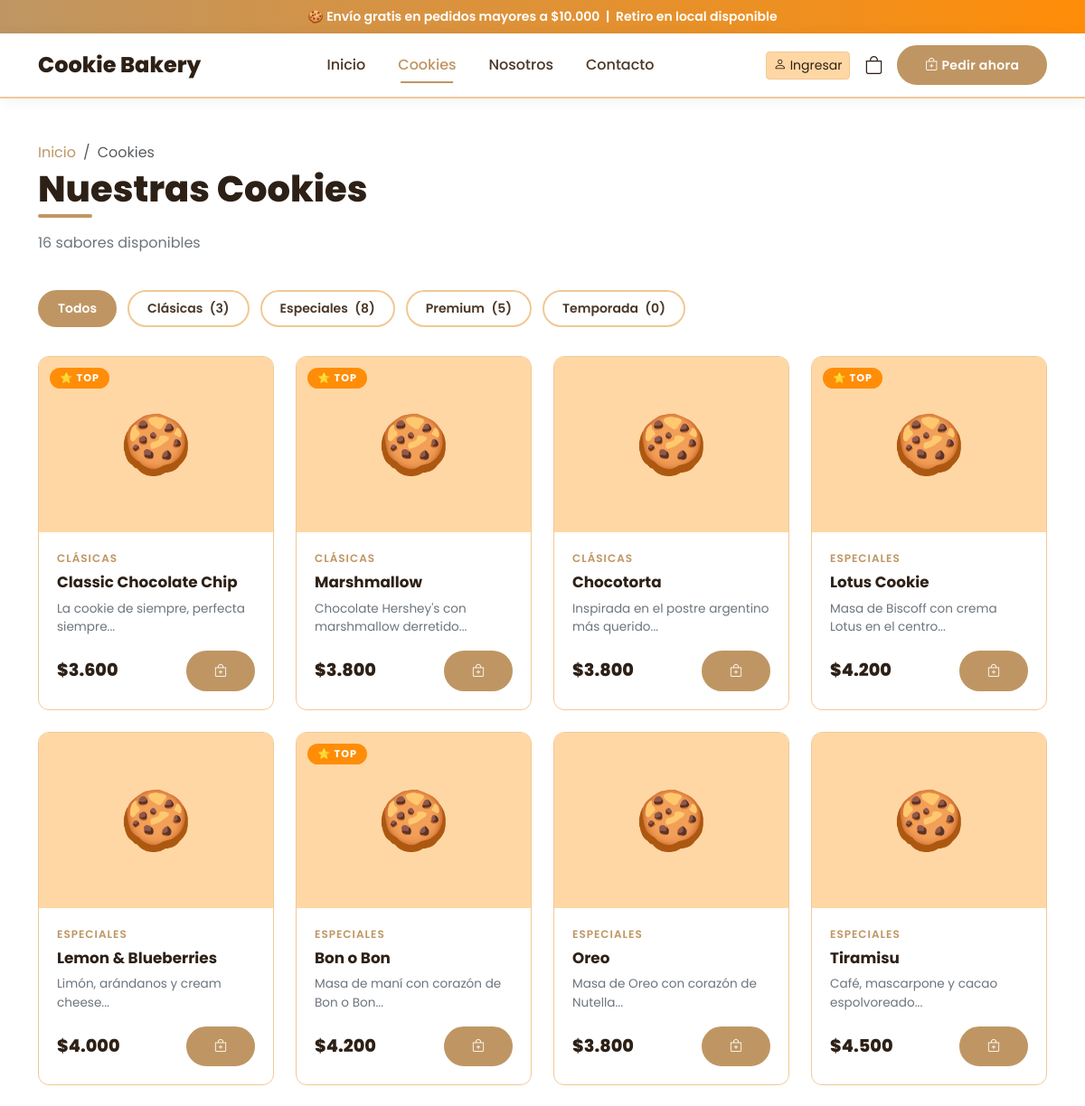
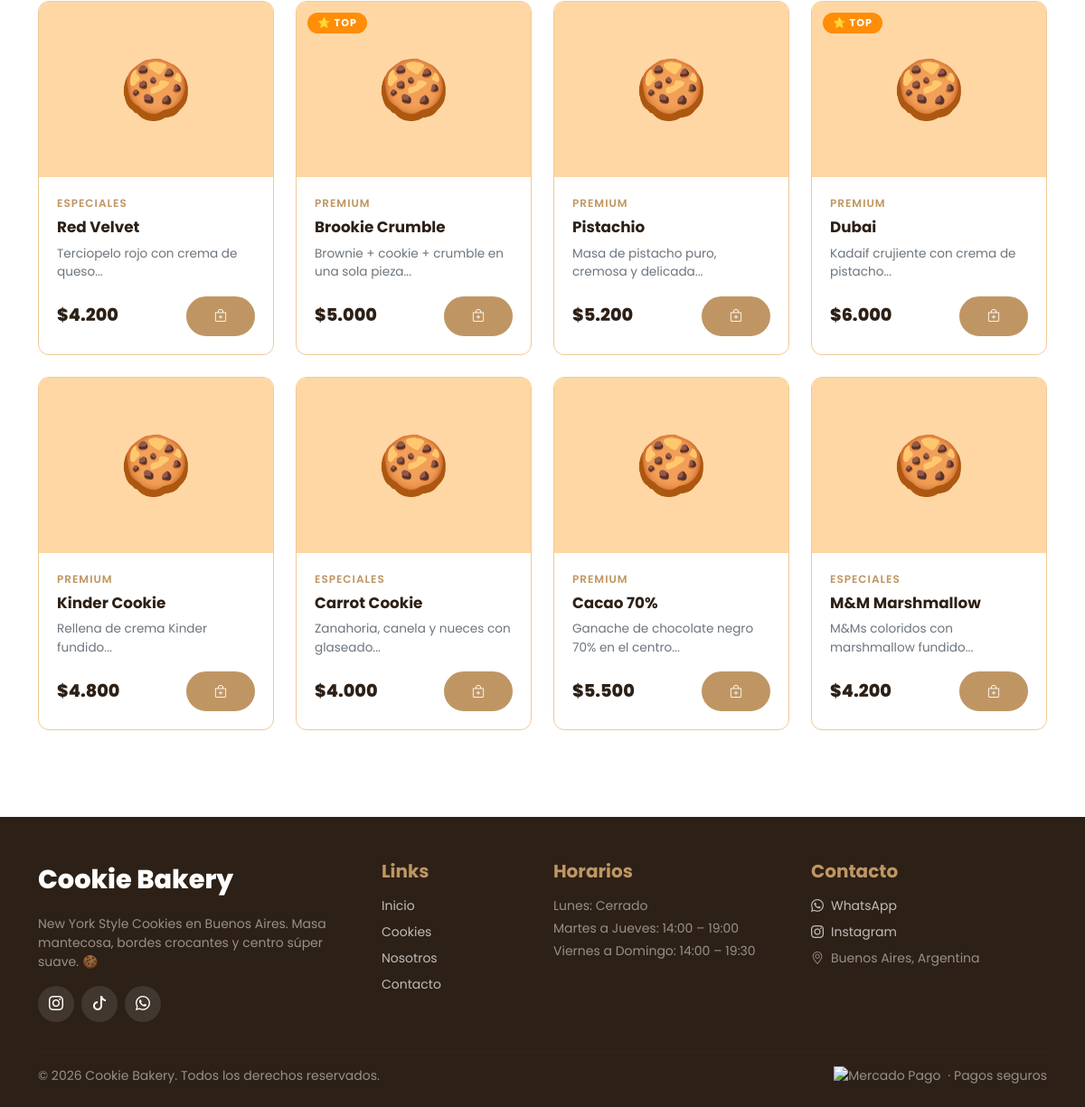
The page /productos on the database its author committed (2 pictures, top to bottom).
### tables this page shows
CREATE TABLE categories (
    id          INT UNSIGNED AUTO_INCREMENT PRIMARY KEY,
    name        VARCHAR(100)    NOT NULL,
    slug        VARCHAR(120)    NOT NULL UNIQUE,
    description TEXT            NULL,
    image       VARCHAR(255)    NULL,
    sort_order  TINYINT UNSIGNED NOT NULL DEFAULT 0,
    active      TINYINT(1)      NOT NULL DEFAULT 1,
    created_at  DATETIME        NOT NULL DEFAULT CURRENT_TIMESTAMP,
    updated_at  DATETIME        NOT NULL DEFAULT CURRENT_TIMESTAMP ON UPDATE CURRENT_TIMESTAMP
);

CREATE TABLE products (
    id              INT UNSIGNED AUTO_INCREMENT PRIMARY KEY,
    category_id     INT UNSIGNED     NULL,
    name            VARCHAR(150)     NOT NULL,
    slug            VARCHAR(180)     NOT NULL UNIQUE,
    short_desc      VARCHAR(280)     NULL,
    description     TEXT             NULL,
    ingredients     TEXT             NULL,
    price           DECIMAL(10,2)    NOT NULL,
    compare_price   DECIMAL(10,2)    NULL,
    main_image      VARCHAR(255)     NULL,
    featured        TINYINT(1)       NOT NULL DEFAULT 0,
    available       TINYINT(1)       NOT NULL DEFAULT 1,
    sort_order      SMALLINT UNSIGNED NOT NULL DEFAULT 0,
    created_at      DATETIME         NOT NULL DEFAULT CURRENT_TIMESTAMP,
    updated_at      DATETIME         NOT NULL DEFAULT CURRENT_TIMESTAMP ON UPDATE CURRENT_TIMESTAMP,
    FOREIGN KEY (category_id) REFERENCES categories(id) ON DELETE SET NULL,
    INDEX idx_category (category_id),
    INDEX idx_available (available),
    INDEX idx_featured (featured)
);

### app/Controllers/BaseController.php (called while the page is built, shortened)
<?php
abstract class BaseController
{
    protected function view(string $viewPath, array $data = []): void
    {
        $layoutFile = APP_PATH . '/Views/layouts/main.php';
        require $layoutFile;
    }
}

### app/Controllers/ProductController.php (called while the page is built, shortened)
<?php
class ProductController extends BaseController
{
    public function catalog(): void
    {
        $productModel  = new Product();
        $categoryModel = new Category();
        $categoryId    = 0;
        $currentCat    = null;
        $products   = $productModel->allAvailable($categoryId);
        $categories = $categoryModel->withProductCount();
        $this->view('products/catalog', [
            'pageTitle'  => $currentCat ? $currentCat['name'] : 'Nuestras Cookies',
            'products'   => $products,
            'categories' => $categories,
            'currentCat' => $currentCat,
        ]);
    }
}

### app/Core/Router.php (called while the page is built, shortened)
<?php
class Router
{
    private array $routes = [];
    private function add(string $path, string $controller, string $action): void
    {
        $this->routes[$path] = ['controller' => $controller, 'action' => $action];
    }
    public function dispatch(): void
    {
        $url = $_GET['url'] ?? '';
        $url = trim($url, '/');
        $url = strtok($url, '?');
        $url = $url ?: '';
        if (isset($this->routes[$url])) {
            $route = $this->routes[$url];
        }
        $action         = $route['action'];
        $controller = new $controllerName();
        $controller->$action();
    }
}

### index.php (called while the page is built, shortened)
<?php
$router = new Router();
$router->dispatch();

### app/Core/Database.php (called while the page is built, shortened)
<?php
class Database
{
    private static ?PDO $instance = null;
    public static function getInstance(): PDO
    {
        if (self::$instance === null) {
            $dsn = sprintf(
                'mysql:host=%s;dbname=%s;charset=%s',
                DB_HOST, DB_NAME, DB_CHARSET
            );
            try {
                self::$instance = new PDO($dsn, DB_USER, DB_PASS, [
                    PDO::ATTR_ERRMODE            => PDO::ERRMODE_EXCEPTION,
                    PDO::ATTR_DEFAULT_FETCH_MODE => PDO::FETCH_ASSOC,
                    PDO::ATTR_EMULATE_PREPARES   => false,
                    PDO::MYSQL_ATTR_INIT_COMMAND => "SET NAMES utf8mb4 COLLATE utf8mb4_unicode_ci",
                ]);
            } catch (PDOException $e) {
                error_log('DB Connection failed: ' . $e->getMessage());
                http_response_code(500);
                die('Error de conexión a la base de datos. Verificá que MySQL esté corriendo y la DB exista.');
            }
        }
        return self::$instance;
    }
}

### app/Models/BaseModel.php (called while the page is built, shortened)
<?php
abstract class BaseModel
{
    protected PDO $db;
    public function __construct()
    {
        $this->db = Database::getInstance();
    }
    protected function query(string $sql, array $params = []): \PDOStatement
    {
        $stmt = $this->db->prepare($sql);
        $stmt->execute($params);
        return $stmt;
    }
}

### app/Models/Product.php (called while the page is built, shortened)
<?php
class Product extends BaseModel
{
    public function allAvailable(int $categoryId = 0): array
    {
        return $this->query(
            "SELECT p.*, c.name as category_name, c.slug as category_slug
             FROM products p
             LEFT JOIN categories c ON c.id = p.category_id
             WHERE p.available = 1
             ORDER BY p.sort_order ASC, p.name ASC"
        )->fetchAll();
    }
}

### app/Models/Category.php (called while the page is built, shortened)
<?php
class Category extends BaseModel
{
    public function withProductCount(): array
    {
        return $this->query(
            "SELECT c.*, COUNT(p.id) as product_count
             FROM categories c
             LEFT JOIN products p ON p.category_id = c.id AND p.available = 1
             GROUP BY c.id
             ORDER BY c.sort_order ASC, c.name ASC"
        )->fetchAll();
    }
}

### app/Helpers/Formatter.php (called while the page is built, shortened)
<?php
class Formatter
{
    public static function price(float $amount, bool $symbol = true): string
    {
        $formatted = number_format($amount, 0, ',', '.');
        return $symbol ? '$' . $formatted : $formatted;
    }
}

### app/Views/products/catalog.php (the view, shortened to what this page needs)
<section class="py-5">
  <div class="container">
    <div class="row align-items-center mb-4">
      <div class="col">
        <nav aria-label="breadcrumb">
          <ol class="breadcrumb small text-muted mb-1">
            <li class="breadcrumb-item"><a href="<?= BASE_URL ?>/">Inicio</a></li>
            <li class="breadcrumb-item active">Cookies</li>
          </ol>
        </nav>
        <h1 class="section-title"><?= htmlspecialchars($pageTitle) ?></h1>
        <p class="section-subtitle"><?= count($products) ?> sabores disponibles</p>
      </div>
    </div>
    <div class="category-filter">
      <a href="<?= BASE_URL ?>/productos"
         class="filter-btn <?= empty($currentCat) ? 'active' : '' ?>">
        Todos
      </a>
      <?php foreach ($categories as $cat): ?>
        <a href="<?= BASE_URL ?>/productos?categoria=<?= urlencode($cat['slug']) ?>"
           class="filter-btn <?= ($currentCat && $currentCat['slug'] === $cat['slug']) ? 'active' : '' ?>">
          <?= htmlspecialchars($cat['name']) ?>
          <span class="ms-1 opacity-60">(<?= $cat['product_count'] ?>)</span>
        </a>
      <?php endforeach; ?>
    </div>
    <?php if (empty($products)): ?>
      <div class="text-center py-5">
        <div style="font-size:5rem">🍪</div>
        <h4 class="mt-3">No hay cookies en esta categoría</h4>
        <p class="text-muted">Probá con otra categoría o mirá todas nuestras cookies.</p>
        <a href="<?= BASE_URL ?>/productos" class="btn btn-gold mt-2">Ver todas</a>
      </div>
    <?php else: ?>
      <div class="row g-4">
        <?php foreach ($products as $product): ?>
        <div class="col-6 col-md-4 col-lg-3 fade-in">
          <div class="product-card">
            <a href="<?= BASE_URL ?>/producto?slug=<?= urlencode($product['slug']) ?>" class="text-decoration-none">
              <div class="product-card-img">
                <?php if ($product['main_image']): ?>
                  <img src="<?= UPLOAD_URL . '/' . htmlspecialchars($product['main_image']) ?>"
                       alt="<?= htmlspecialchars($product['name']) ?>"
                       loading="lazy">
                <?php else: ?>
                  <div class="product-card-placeholder">🍪</div>
                <?php endif; ?>
                <?php if ($product['featured']): ?>
                  <span class="product-badge">⭐ Top</span>
                <?php endif; ?>
              </div>
            </a>
            <div class="product-card-body">
              <?php if (!empty($product['category_name'])): ?>
                <div class="product-card-category"><?= htmlspecialchars($product['category_name']) ?></div>
              <?php endif; ?>
              <a href="<?= BASE_URL ?>/producto?slug=<?= urlencode($product['slug']) ?>" class="text-decoration-none">
                <div class="product-card-title"><?= htmlspecialchars($product['name']) ?></div>
              </a>
              <?php if (!empty($product['short_desc'])): ?>
                <div class="product-card-desc"><?= htmlspecialchars(substr($product['short_desc'], 0, 75)) ?>...</div>
              <?php endif; ?>
              <div class="product-card-footer">
                <div>
                  <div class="product-price"><?= Formatter::price((float)$product['price']) ?></div>
                </div>
                <?php if ($product['available']): ?>
                  <button class="btn btn-gold btn-sm" data-add-cart="<?= $product['id'] ?>"
                          data-original-text="<i class='bi bi-bag-plus'></i>">
                    <i class="bi bi-bag-plus"></i>
                  </button>
                <?php else: ?>
                  <button class="btn btn-secondary btn-sm" disabled>Agotada</button>
                <?php endif; ?>
              </div>
            </div>
          </div>
        </div>
        <?php endforeach; ?>
      </div>
    <?php endif; ?>
  </div>
</section>

### public/css/app.css (style rules this page uses)
:root { --gold: #bf9663; --gold-dark: #a07840; --gold-light: #d4b483; --orange: #FF8D08; --orange-dark:#e07000; --cream: #fdf8f2; --dark: #2d2016; --text: #4a3728; --gray: #6c757d; --border: #e8ddd0; --shadow: 0 4px 20px rgba(191,150,99,0.15); --radius: 12px; --radius-sm: 8px; }
* { box-sizing: border-box; }
body { font-family: 'Poppins', sans-serif; color: var(--text); background: #fff; overflow-x: hidden; }
h1, h2, h3, h4, h5, h6 { font-weight: 700; color: var(--dark); }
a { color: var(--gold); text-decoration: none; }
.btn-gold { background: var(--gold); color: #fff; border: 2px solid var(--gold); border-radius: 50px; font-weight: 600; padding: 0.6rem 1.8rem; transition: all 0.25s ease; letter-spacing: 0.3px; }
.section-title { font-size: clamp(1.8rem, 4vw, 2.5rem); font-weight: 800; position: relative; display: inline-block; margin-bottom: 0.5rem; }
.section-title::after { content: ''; position: absolute; bottom: -8px; left: 0; width: 60px; height: 4px; background: var(--gold); border-radius: 2px; }
.section-subtitle { color: var(--gray); font-size: 1rem; margin-top: 1rem; }
.product-card { background: #fff; border: 1px solid var(--border); border-radius: var(--radius); overflow: hidden; transition: transform 0.3s ease, box-shadow 0.3s ease; height: 100%; display: flex; flex-direction: column; }
.product-card-img { position: relative; padding-top: 75%; overflow: hidden; background: var(--cream); }
.product-card-placeholder { position: absolute; top: 50%; left: 50%; transform: translate(-50%, -50%); font-size: 4rem; }
.product-badge { position: absolute; top: 12px; left: 12px; background: var(--orange); color: #fff; font-size: 0.7rem; font-weight: 700; padding: 0.2rem 0.7rem; border-radius: 50px; text-transform: uppercase; letter-spacing: 1px; }
.product-card-body { padding: 1.25rem; flex: 1; display: flex; flex-direction: column; }
.product-card-category { font-size: 0.75rem; color: var(--gold); font-weight: 600; text-transform: uppercase; letter-spacing: 1px; margin-bottom: 0.3rem; }
.product-card-title { font-size: 1.05rem; font-weight: 700; margin-bottom: 0.4rem; color: var(--dark); }
.product-card-desc { font-size: 0.85rem; color: var(--gray); flex: 1; margin-bottom: 1rem; line-height: 1.5; }
.product-card-footer { display: flex; align-items: center; justify-content: space-between; gap: 0.5rem; }
.product-price { font-size: 1.2rem; font-weight: 800; color: var(--dark); }
.category-filter { display: flex; gap: 0.75rem; flex-wrap: wrap; margin-bottom: 2rem; }
.filter-btn { background: #fff; border: 2px solid var(--border); color: var(--text); padding: 0.5rem 1.25rem; border-radius: 50px; font-size: 0.875rem; font-weight: 600; cursor: pointer; transition: all 0.2s; text-decoration: none; }
.filter-btn:hover, .filter-btn.active { background: var(--gold); border-color: var(--gold); color: #fff; }
.fade-in { animation: fadeIn 0.5s ease forwards; }

### rows shown on the page
categories: name "Clásicas", product_count "3"
categories: name "Especiales", product_count "8"
categories: name "Premium", product_count "5"
categories: name "Temporada", product_count "0"
products: featured "⭐ TOP", category.name "CLÁSICAS", name "Classic Chocolate Chip", short_desc "La cookie de siempre, perfecta siempre", price "$3.600"
products: featured "⭐ TOP", category.name "CLÁSICAS", name "Marshmallow", short_desc "Chocolate Hershey's con marshmallow derretido", price "$3.800"
products: category.name "CLÁSICAS", name "Chocotorta", short_desc "Inspirada en el postre argentino más querido", price "$3.800"
products: featured "⭐ TOP", category.name "ESPECIALES", name "Lotus Cookie", short_desc "Masa de Biscoff con crema Lotus en el centro", price "$4.200"
products: category.name "ESPECIALES", name "Lemon & Blueberries", short_desc "Limón, arándanos y cream cheese", price "$4.000"
products: featured "⭐ TOP", category.name "ESPECIALES", name "Bon o Bon", short_desc "Masa de maní con corazón de Bon o Bon", price "$4.200"
products: category.name "ESPECIALES", name "Oreo", short_desc "Masa de Oreo con corazón de Nutella", price "$3.800"
products: category.name "ESPECIALES", name "Tiramisu", short_desc "Café, mascarpone y cacao espolvoreado", price "$4.500"
products: category.name "ESPECIALES", name "Red Velvet", short_desc "Terciopelo rojo con crema de queso", price "$4.200"
products: featured "⭐ TOP", category.name "PREMIUM", name "Brookie Crumble", short_desc "Brownie + cookie + crumble en una sola pieza", price "$5.000"
products: category.name "PREMIUM", name "Pistachio", short_desc "Masa de pistacho puro, cremosa y delicada", price "$5.200"
products: featured "⭐ TOP", category.name "PREMIUM", name "Dubai", short_desc "Kadaif crujiente con crema de pistacho", price "$6.000"
products: category.name "PREMIUM", name "Kinder Cookie", short_desc "Rellena de crema Kinder fundido", price "$4.800"
products: category.name "ESPECIALES", name "Carrot Cookie", short_desc "Zanahoria, canela y nueces con glaseado", price "$4.000"
products: category.name "PREMIUM", name "Cacao 70%", short_desc "Ganache de chocolate negro 70% en el centro", price "$5.500"
products: category.name "ESPECIALES", name "M&M Marshmallow", short_desc "M&Ms coloridos con marshmallow fundido", price "$4.200"

### other values the page prints
$pageTitle "Nuestras Cookies"
count($products) "16"
